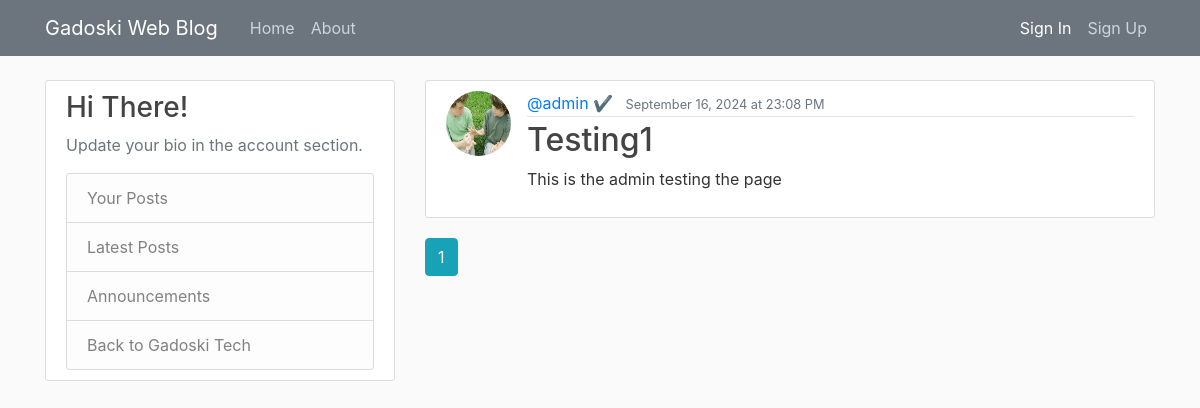
Page /home on the earlier database version.
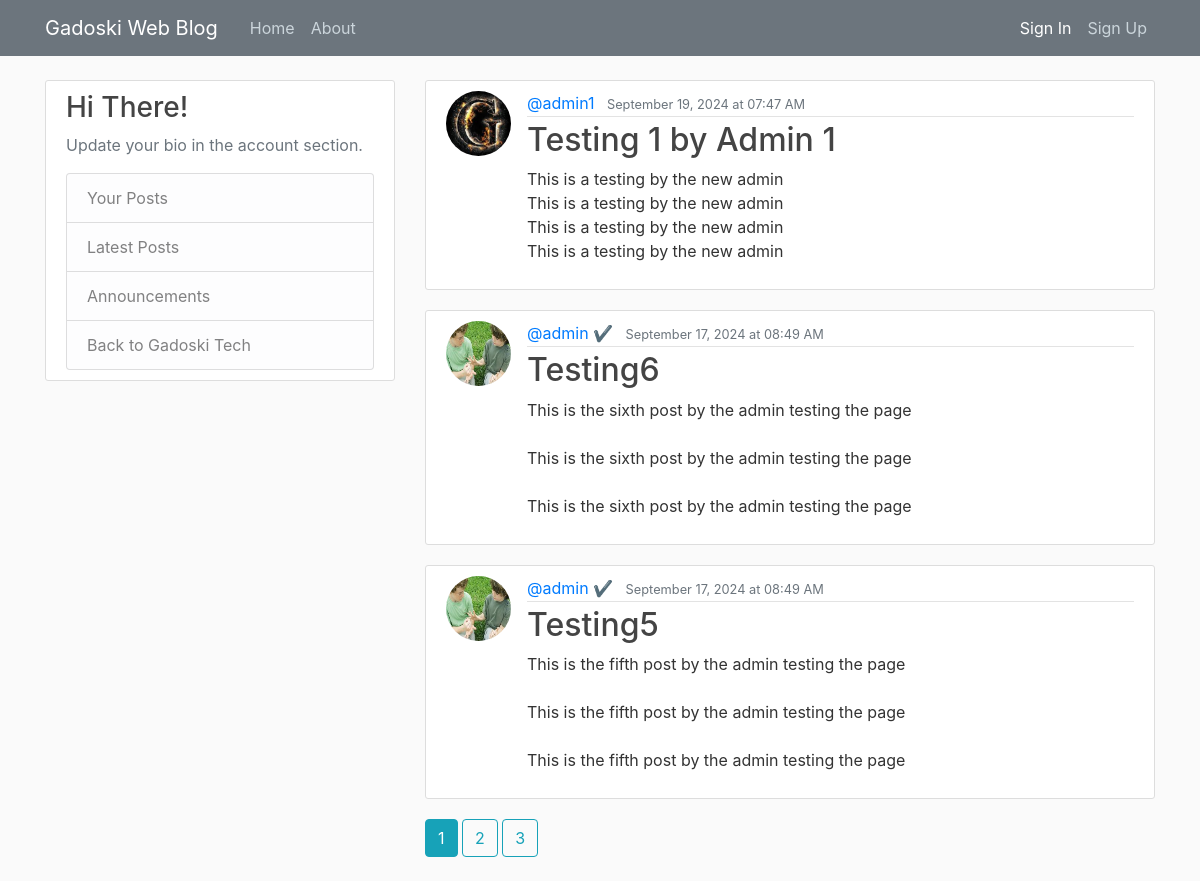
Same page on the later database version.
### flaskblog/models.py (models this page shows, shortened)
class Post(db.Model):
    id = db.Column(db.Integer, primary_key=True)
    title = db.Column(db.String(100), nullable=False)
    date_posted = db.Column(db.DateTime, nullable=False, default=datetime.utcnow)
    content = db.Column(db.Text, nullable=False)
    user_id = db.Column(db.Integer, db.ForeignKey('user.id'), nullable=False)

class User(db.Model, UserMixin):
    id = db.Column(db.Integer, primary_key=True)
    username = db.Column(db.String(22), unique=True, nullable=False)
    email = db.Column(db.String(120), unique=True, nullable=False)
    profile_image = db.Column(db.String(120), nullable=False, default='static/images/default.jpg')
    password = db.Column(db.String(120), nullable=False)
    posts = db.relationship('Post', backref='author', lazy=True)
    bio = db.Column(db.Text, nullable=True)

### flaskblog/main/routes.py (the view)
@main.route('/')
@main.route('/home')
def homepage():
    page = request.args.get('page', 1, type=int)
    posts = Post.query.order_by(Post.date_posted.desc()).paginate(page=page, per_page=3)
    return render_template('home.html', posts = posts)

### flaskblog/templates/home.html
{% extends "layout.html" %} {% block data %} {% for post in posts.items %}
<article class="media content-section">
  <img
    class="rounded-circle article-img"
    src="{{ url_for('static', filename='images/' + post.author.profile_image) }}"
    alt="Profile Picture"
  />
  <div class="media-body">
    <div class="article-metadata">
      <a
        class="mr-2"
        href="{{ url_for('users.userPosts', username=post.author.username) }}"
        >@{{ post.author.username }}</a
      >
      <small class="text-secondary"
        >{{ post.date_posted.strftime('%B %d, %Y at %H:%M %p') }}</small
      >
    </div>
    <h2>
      <a
        class="article-title"
        href="{{ url_for('posts.post', post_id=post.id) }}"
        >{{ post.title }}</a
      >
    </h2>
    <p class="article-content">{{ post.content }}</p>
  </div>
</article>
{% endfor %} {% for page_num in posts.iter_pages(left_edge=1, right_edge=1,
left_current=2, right_current=2) %} {% if page_num %} {% if posts.page ==
page_num %}
<a
  class="btn btn-info mb-4"
  href="{{ url_for('main.homepage', page=page_num) }}"
  >{{ page_num }}</a
>
{% else %}
<a
  class="btn btn-outline-info mb-4"
  href="{{ url_for('main.homepage', page=page_num) }}"
  >{{ page_num }}</a
>
{% endif %} {% else %} ... {% endif %} {% endfor %} {% endblock data %}

### flaskblog/templates/layout.html (shortened to what this page needs)
<!DOCTYPE html>
<html lang="en">
  <head>
    <link
      rel="stylesheet"
      href="https://cdn.jsdelivr.net/npm/bootstrap@4.1.3/dist/css/bootstrap.min.css"
    />
    <link
      rel="stylesheet"
      type="text/css"
      href="{{ url_for('static', filename='main.css') }}"
    />
  </head>
  <body class="">
    <header class="site-header">
      <nav class="navbar navbar-expand-md navbar-dark bg-secondary fixed-top">
        <div class="container">
          <a class="navbar-brand mr-4" href="/">Gadoski Web Blog</a>
          <div class="collapse navbar-collapse" id="navbarToggle">
            <div class="navbar-nav mr-auto">
              <a class="nav-item nav-link" href="{{ url_for('main.homepage') }}"
                >Home</a
              >
              <a
                class="nav-item nav-link"
                href="{{ url_for('main.about_page') }}"
                >About</a
              >
            </div>
            <div class="navbar-nav">
              {% if current_user.is_authenticated %}
              <a class="nav-item nav-link" href="{{ url_for('posts.newPost') }}"
                >New Post</a
              >
              <a class="nav-item nav-link" href="{{ url_for('users.account') }}"
                >Account</a
              >
              <a class="nav-item nav-link" href="{{ url_for('users.signOut') }}"
                >Sign Out</a
              >
              {% else %}
              <a
                class="nav-item nav-link text-white"
                href="{{ url_for('users.signIn') }}"
                >Sign In</a
              >
              <a class="nav-item nav-link" href="{{ url_for('users.signUp') }}"
                >Sign Up</a
              >
              {% endif %}
            </div>
          </div>
        </div>
      </nav>
    </header>
    <main role="main" class="container">
      <div class="row">
        {% if request.endpoint == 'main.homepage' %}
        <div class="col-md-4">
          <div class="content-section">
            {% if current_user.is_authenticated %}
            <h3>Welcome, {{ current_user.username }}</h3>
            <p class="text-muted">
              {% if current_user.bio %}
                <p><strong></strong> {{ current_user.bio }}</p>
              {% else %}
                <p>You haven't added a bio yet. <a href="{{ url_for('users.bio') }}" class="mt-1">Create One Here</a></p>
              {% endif %}
            </p>
            {% else %}
            <h3>Hi There!</h3>
            <p class="text-muted">Update your bio in the account section.</p>
            {% endif %}
            <ul class="list-group">
              <a
                class="list-group-item list-group-item-light"
                href="{{ url_for('users.userPosts', username=current_user.username) }}"
              >
                Your Posts
              </a>
              <a
                class="list-group-item list-group-item-light"
                href="{{ url_for('users.latest_posts') }}"
                >Latest Posts</a
              >
              <a
                class="list-group-item list-group-item-light"
                href="{{ url_for('main.announcements_page') }}"
                >Announcements</a
              >
              <a
                class="list-group-item list-group-item-light"
                href="https://www.gadoski.tech"
                >Back to Gadoski Tech</a
              >
            </ul>
          </div>
        </div>
        {% endif %}
        <div class="col-md-8">
           {% block data %}{% endblock
          data %}
        </div>
      </div>
    </main>
  </body>
</html>

### flaskblog/static/main.css (style rules this page uses)
body { background: #fafafa; color: #333333; margin-top: 5rem; }
h1, h2, h3, h4, h5, h6 { color: #444444; }
.site-header .navbar-nav .nav-link { color: #cbd5db; }
.content-section { background: #ffffff; padding: 10px 20px; border: 1px solid #dddddd; border-radius: 3px; margin-bottom: 20px; }
.article-title { color: #444444; }
.article-content { white-space: pre-line; }
.article-img { height: 65px; width: 65px; margin-right: 16px; }
.article-metadata { padding-bottom: 1px; margin-bottom: 4px; border-bottom: 1px solid #e3e3e3 }

Differences in the rows shown:
no longer on this page (row unchanged): Post: profile_image (picture), author.username "admin ✔", date_posted "September 16, 2024 at 23:08 PM", title "Testing1", content "This is the admin testing the page"
added Post: profile_image (placeholder picture), author.username "admin1", date_posted "September 19, 2024 at 07:47 AM", title "Testing 1 by Admin 1", content "This is a testing by the new admin This is a testing by the new admin This is a testing by the new admin This is a testing by the new admin"
added Post: profile_image (picture), author.username "admin ✔", date_posted "September 17, 2024 at 08:49 AM", title "Testing6", content "This is the sixth post by the admin testing the page This is the sixth post by the admin testing the page This is the sixth post by the admin testing the page"
added Post: profile_image (picture), author.username "admin ✔", date_posted "September 17, 2024 at 08:49 AM", title "Testing5", content "This is the fifth post by the admin testing the page This is the fifth post by the admin testing the page This is the fifth post by the admin testing the page"
Other differences:
new list line: "2"
new list line: "3"
